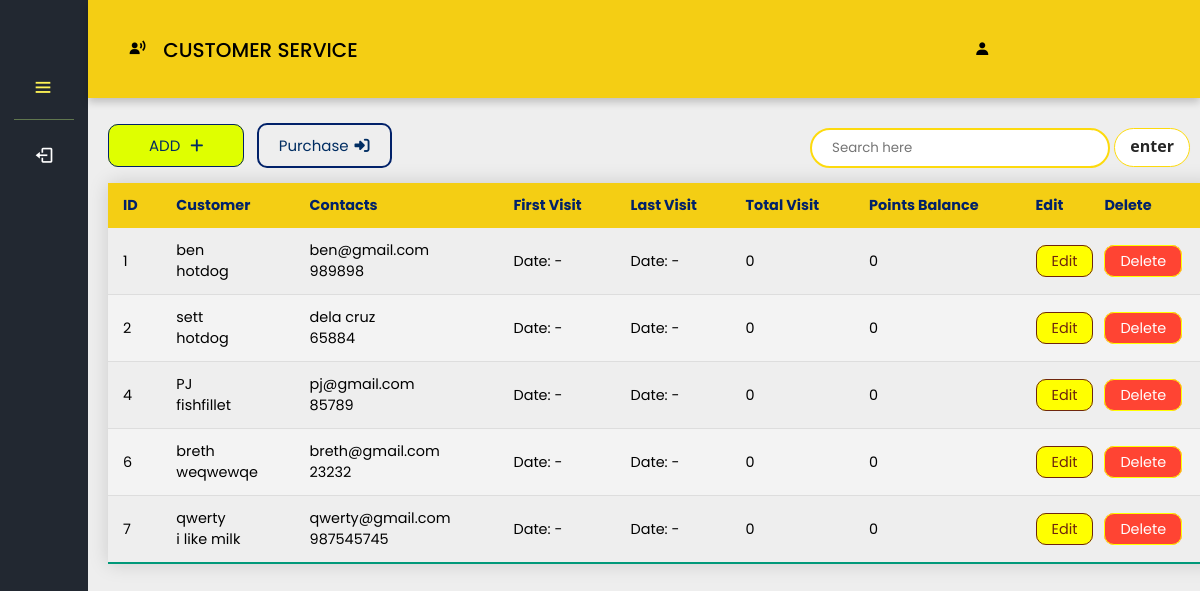
Screenshot of /crm/customer.php (signed in) with the database file from the repository.
### tables this page shows
CREATE TABLE `customers` (
  `id` int(11) NOT NULL,
  `name` varchar(50) NOT NULL,
  `phone` int(11) NOT NULL,
  `email` varchar(50) NOT NULL,
  `address` varchar(100) NOT NULL,
  `code` int(11) NOT NULL,
  `note` varchar(255) NOT NULL,
  `points` int(11) NOT NULL
);

### crm/customer.php (the view, shortened to what this page needs)
<?php
if (isset($_SESSION['UserLogin'])) {
  $userrole = $_SESSION['UserRole'];
} else {
  header("Location: /updated pos/login.php");
  exit();
}
require_once ('connect/dbcon.php');
?>
<!DOCTYPE html>
<html lang="en">
<head>
  <link rel="stylesheet" href="styles/customerservices.css" />
  <link rel="stylesheet" href="https://cdnjs.cloudflare.com/ajax/libs/font-awesome/6.5.2/css/all.min.css"
 />
  <link href='https://unpkg.com/boxicons@2.1.4/css/boxicons.min.css' rel="stylesheet">
  <link rel="stylesheet" href="https://cdnjs.cloudflare.com/ajax/libs/font-awesome/6.5.2/css/all.min.css"
 />
</head>
<body>
  <nav class="sidebar close overflow: scroll;">
    <header>
      <div class="image-text">
      </div>
      <i class="bx bx-menu toggle"></i>
    </header>
    <div class="menu-bar">
<div class="menu">
    <div class="bottom-content">
    <hr style="height: 1px; opacity: 40%; border-width: 0; background-color: #BFEA7C;"/>
    <li class="nav-link">
      <a href="/updated pos/logout.php">
      <i class="bx bx-log-out icon"></i>
      </a>
    </li>
    </div>
    </div>
</div>
  </nav>
  <section class="home" style="position: fixed;">
    <div class="userheader">
      <h1><i class="bx bxs-user-voice icon">&nbsp</i> CUSTOMER SERVICE </h1>
  <h2><i class="bx bxs-user usericon">&nbsp</i> <?php echo htmlspecialchars($userrole); ?></h2>
    </div>
    <div class="add-search">
      <div class="add-go-to">
        <a class="add-part" href="add_customer.php">ADD<i class="fa-solid fa-plus"></i></a>
        <a class="purchase-go-to" href="purchase_history.php">Purchase<i class="fa-solid fa-right-to-bracket"></i></a>
      </div>
      <div>
        <form method="POST" action="">
          <input class="box" type="search" name="keyword" placeholder="Search here" />
          <input class="btn-enter" type="submit" name="search" value="enter" />
        </form>
      </div>
    </div>
    <?php
    if (isset($_POST['search'])) {
      $keyword = $_POST['keyword'];
      $keyword = preg_replace("#[^0-9a-z]#i", "", $keyword);
      $query = $pdoConnect->prepare("SELECT * FROM customers WHERE name LIKE '{$keyword}%'");
      $query->execute();
      if ($query->rowCount() > 0) { ?>
    <table class="content-table">
      <thead>
        <tr>
          <th>ID</th>
          <th>Customer</th>
          <th>Contacts</th>
          <th>First Visit</th>
          <th>Last Visit</th>
          <th>Total Visit</th>
          <th>Points Balance</th>
          <th>Edit</th>
          <th>Delete</th>
        </tr>
      </thead>
      <tbody>
        <?php
        while ($row = $query->fetch()) {
          $id = $row['id'];
          $code = $row['code'];
          $name=$row['name'];
          $queryss = $pdoConnect2->prepare("SELECT COUNT(*) FROM invoice WHERE customer LIKE '$name'");
          $queryss->execute();
          $count = $queryss->fetchColumn();
          if (empty($count)) {
            $counts = 0;
          } else {
            $counts = $count;
          }
          $querys = $pdoConnect2->prepare("SELECT MAX(date) FROM invoice WHERE customer LIKE '$name'");
          $querys->execute();
          $res = $querys->fetchColumn();
          if (empty($res)) {
            $date = '-';
          } else {
            $date = $res;
          }
          $querys = $pdoConnect2->prepare("SELECT MIN(date) FROM invoice WHERE customer LIKE '$name'");
          $querys->execute();
          $ros = $querys->fetchColumn();
          if (empty($ros)) {
            $date2 = '-';;
          } else {
            $date2 = $ros;
          }
          ?>
        <?php echo "<tr data-href='customer_purchase.php?id=$id'>"; ?>
        <td>
          <?php echo $id; ?>
        </td>
        <td>
          <?php echo $row['name']; ?> <br />
          <?php echo $row['note']; ?>
        </td>
        <td>
          <?php echo $row['email']; ?> <br />
          <?php echo $row['phone']; ?>
        </td>
        <td>
          <?php echo "Date: $date2"; ?> <br />
        </td>
        <td>
          <?php echo "Date: $date"; ?> <br />
        </td>
        <td>
          <?php echo $counts; ?>
        </td>
        <td>
          <?php echo $row['points']; ?>
        </td>
        <?php echo "<td><div class='edit-btn'><a href='update_customer.php?id=$id';>Edit</a></div></td>"; ?>
        <?php echo "<td><div class='delete-btn'><a href='delete.php?id=$id';> Delete</a></div></td>"; ?>
        </tr>
        <?php
        }
      } else {
        ?>
        <h1>No Data Found</h1>
        <?php
      }
    } else { ?>
        <table class="content-table">
          <thead>
            <tr>
              <th>ID</th>
              <th>Customer</th>
              <th>Contacts</th>
              <th>First Visit</th>
              <th>Last Visit</th>
              <th>Total Visit</th>
              <th>Points Balance</th>
              <th>Edit</th>
              <th>Delete</th>
            </tr>
          </thead>
          <tbody>
            <?php
            $query = $pdoConnect->prepare("SELECT * FROM customers");
            $query->execute();
            while ($row = $query->fetch()) {
              $id = $row['id'];
              $name = $row['name'];
              $queryss = $pdoConnect2->prepare("SELECT COUNT(*) FROM invoice WHERE customer LIKE '$name'");
              $queryss->execute();
              $count = $queryss->fetchColumn();
              if (empty($count)) {
                $counts = 0;
              } else {
                $counts = $count;
              }
              $querys = $pdoConnect2->prepare("SELECT MAX(date) FROM invoice WHERE customer LIKE '$name'");
              $querys->execute();
              $res = $querys->fetchColumn();
              if (empty($res)) {
                $date = '-';
              } else {
                $date = $res;
              }
              $querys = $pdoConnect2->prepare("SELECT MIN(date) FROM invoice WHERE customer LIKE '$name'");
              $querys->execute();
              $ros = $querys->fetchColumn();
              if (empty($ros)) {
                $date2 = '-';
              } else {
                $date2 = $ros;
              }
              echo "<tr data-href='customer_purchase.php?id=$id'>";
              echo "<td>$id</td>";
              echo "<td>$row[name]<br />$row[note]</td>";
              echo "<td>$row[email]<br />$row[phone]</td>";
              echo "<td>Date: $date2</td>";
              echo "<td>Date: $date</td>";
              echo "<td>$counts</td>";
              echo "<td>$row[points]</td>";
              echo "<td><div class='edit-btn'><a href='update_customer.php?id=$id';>Edit</a></div></td>";
              echo "<td><div class='delete-btn'><a href='delete.php?id=$id';>Delete</a></div></td>";
              echo "</tr>";
            }
    }
    ?>
          </tbody>
        </table>
  </section>
</body>
</html>

### rows the page displays
customers: id "1", name "ben", note "hotdog", email "ben@gmail.com", phone "989898", date2 "-", date "-", counts "0", points "0"
customers: id "2", name "sett", note "hotdog", email "dela cruz", phone "65884", date2 "-", date "-", counts "0", points "0"
customers: id "4", name "PJ", note "fishfillet", email "pj@gmail.com", phone "85789", date2 "-", date "-", counts "0", points "0"
customers: id "6", name "breth", note "weqwewqe", email "breth@gmail.com", phone "23232", date2 "-", date "-", counts "0", points "0"
customers: id "7", name "qwerty", note "i like milk", email "qwerty@gmail.com", phone "987545745", date2 "-", date "-", counts "0", points "0"
